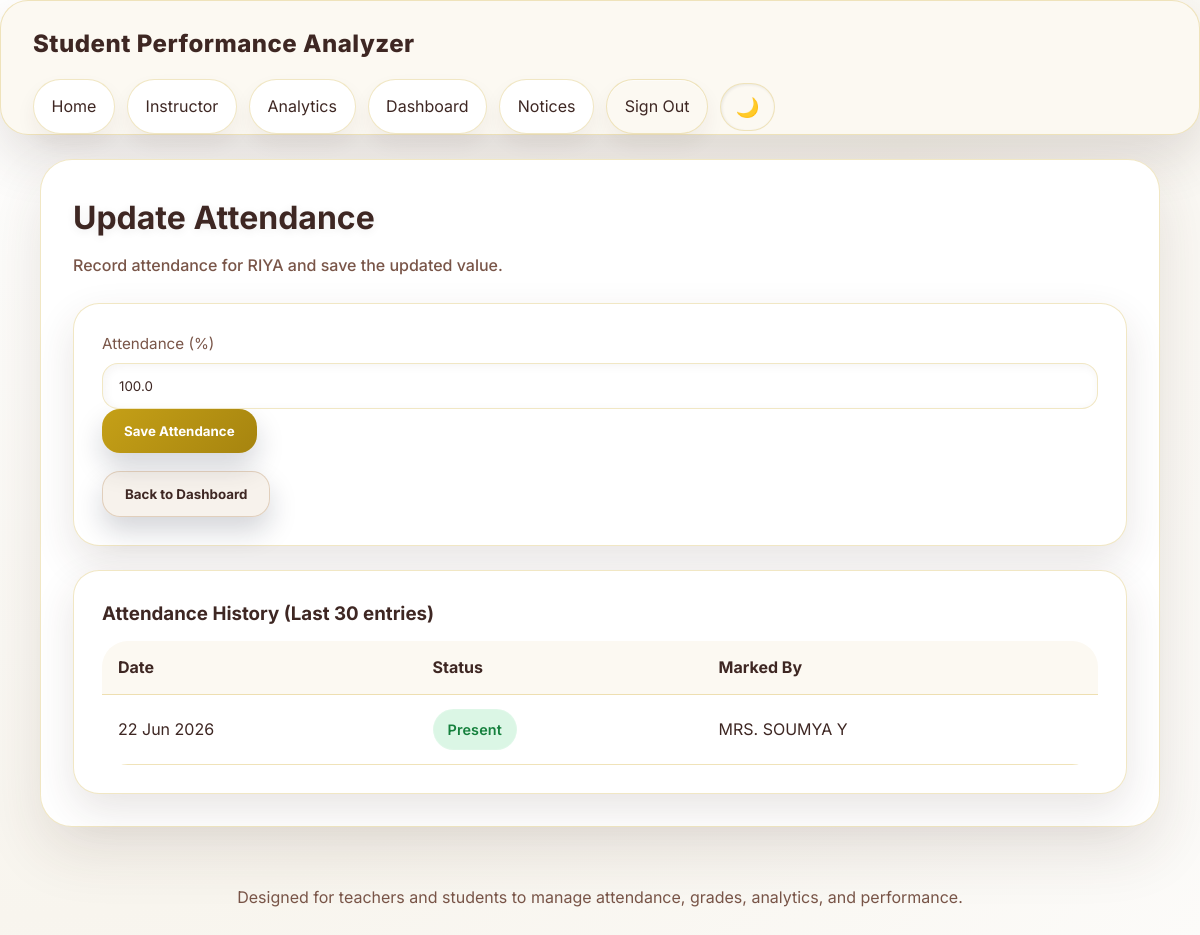
Page /update_attendance/1 (signed in) on the committed database.
### app.py (models this page shows, shortened)
class Student(db.Model):
    id = db.Column(db.Integer, primary_key=True)
    name = db.Column(db.String(100), nullable=False)
    usn = db.Column(db.String(20), unique=True, nullable=False)
    department = db.Column(db.String(50))
    middle_name = db.Column(db.String(100))
    last_name = db.Column(db.String(100))
    address = db.Column(db.String(255))
    dob = db.Column(db.String(20))
    parent_name = db.Column(db.String(150))
    parent_contact = db.Column(db.String(30))
    blood_group = db.Column(db.String(10))
    phone_number = db.Column(db.String(30))
    linkedin = db.Column(db.String(255))
    image_filename = db.Column(db.String(255))
    attendance = db.Column(db.Float, default=0.0)
    python = db.Column(db.Float, default=0.0)
    dbms = db.Column(db.Float, default=0.0)
    dsa = db.Column(db.Float, default=0.0)
    maths = db.Column(db.Float, default=0.0)
    fcn = db.Column(db.Float, default=0.0)
    email = db.Column(db.String(120))
    parent_email = db.Column(db.String(120))
    password_hash = db.Column(db.String(256))
    is_active = db.Column(db.Boolean, default=True)
    created_at = db.Column(db.DateTime, default=datetime.now)
    updated_at = db.Column(db.DateTime, default=datetime.now, onupdate=datetime.now)
    @hybrid_property
    def marks(self):
        return self.average_marks()

class AttendanceLog(db.Model):
    id = db.Column(db.Integer, primary_key=True)
    student_id = db.Column(db.Integer, db.ForeignKey('student.id'), nullable=False)
    date = db.Column(db.Date, nullable=False)
    status = db.Column(db.String(10), nullable=False, default='Present')  # Present, Absent, Late
    marked_by = db.Column(db.String(100))
    created_at = db.Column(db.DateTime, default=datetime.now)
    student = db.relationship('Student', backref='attendance_logs')

### app.py (the view, shortened to what this page needs)
@app.route('/update_attendance/<int:id>', methods=['GET', 'POST'])
@login_required(role='teacher')
def update_attendance(id):
    student_obj = Student.query.get_or_404(id)
    logs = AttendanceLog.query.filter_by(student_id=id).order_by(AttendanceLog.date.desc()).limit(30).all()
    return render_template('attendance.html', student=student_obj, logs=logs)

### app.py (called while the page is built)
def generate_csrf_token():
    if '_csrf_token' not in session:
        session['_csrf_token'] = secrets.token_hex(32)
    return session['_csrf_token']

@app.before_request
def csrf_protect():
    if request.method in ('POST', 'PUT', 'DELETE', 'PATCH'):
        if request.is_json:
            return
        token = session.get('_csrf_token', None)
        form_token = request.form.get('_csrf_token', None)
        if not token or token != form_token:
            abort(403)

@app.context_processor
def inject_csrf():
    return {'csrf_token': generate_csrf_token}

@app.before_request
def manage_session():
    session.permanent = True
    session.modified = True

def login_required(role=None):
    def decorator(f):
        @wraps(f)
        def wrapped(*args, **kwargs):
            if 'role' not in session:
                flash('Please log in to access that page.', 'warning')
                return redirect(url_for('home'))
            if role and session.get('role') != role:
                flash('Access denied.', 'danger')
                return redirect(url_for('home'))
            return f(*args, **kwargs)
        return wrapped
    return decorator

@app.context_processor
def inject_user():
    return {
        'user_role': session.get('role'),
        'student_id': session.get('student_id')
    }

### templates/attendance.html (shortened to what this page needs)
{% extends 'base.html' %}
{% block content %}
<div class="page-header">
    <h1 class="page-title">Update Attendance</h1>
    <p class="page-subtitle">Record attendance for {{ student.name }} and save the updated value.</p>
</div>
<div class="form-card">
    <form method="POST" action="{{ url_for('update_attendance', id=student.id) }}">
        <label for="attendance">Attendance (%)</label>
        <input type="number" id="attendance" step="0.01" min="0" max="100" name="attendance" value="{{ student.attendance }}" required>
        <button type="submit">Save Attendance</button>
    </form>
    <a href="{{ url_for('teacher_dashboard') }}"><button type="button" class="secondary">Back to Dashboard</button></a>
</div>
{% if logs %}
<div class="card" style="margin-top:24px;">
    <h3>Attendance History (Last 30 entries)</h3>
    <div class="table-card responsive-table" style="margin-top:12px;box-shadow:none;border:none;padding:0;">
        <table>
            <thead>
                <tr>
                    <th>Date</th>
                    <th>Status</th>
                    <th>Marked By</th>
                </tr>
            </thead>
            <tbody>
                {% for log in logs %}
                <tr>
                    <td>{{ log.date.strftime('%d %b %Y') }}</td>
                    <td>
                        <span class="badge {{ 'positive' if log.status == 'Present' else 'danger' if log.status == 'Absent' else '' }}">
                            {{ log.status }}
                        </span>
                    </td>
                    <td>{{ log.marked_by or 'N/A' }}</td>
                </tr>
                {% endfor %}
            </tbody>
        </table>
    </div>
</div>
{% endif %}
{% endblock %}

### static/style.css (style rules this page uses)
:root { --bg: #fcfbf9; --surface: #ffffff; --surface-strong: #ffffff; --surface-soft: #fcf9f2; --border: rgba(197, 160, 23, 0.25); --text: #3E2723; --muted: #795548; --accent: #C5A017; --accent-strong: #a6840f; --danger: #dc2626; --bg-gradient-from: #ffffff; --bg-gradient-to: #f8f5ee; }
* { box-sizing: border-box; margin: 0; padding: 0; font-family: 'Inter', 'Segoe UI', sans-serif; }
html, body { min-height: 100%; background: radial-gradient(circle at top left, var(--bg-gradient-from) 0%, var(--bg-gradient-to) 60%, var(--bg) 100%); color: var(--text); overflow-x: hidden; }
body { line-height: 1.6; background-attachment: fixed; }
a { color: inherit; text-decoration: none; }
.page-header { margin-bottom: 24px; }
.page-title { font-size: clamp(2rem, 2.4vw, 2.6rem); margin-bottom: 8px; color: var(--text); text-shadow: 0 2px 10px rgba(15, 23, 42, 0.08); }
.page-subtitle { color: var(--muted); max-width: 820px; line-height: 1.75; font-weight: 500; }
.form-card, .card, .table-card { background: var(--surface); border: 1px solid var(--border); border-radius: 26px; padding: 28px; backdrop-filter: blur(16px); box-shadow: 0 16px 40px rgba(62, 39, 35, 0.12); }
.form-card { display: grid; gap: 18px; }
input, select, textarea { width: 100%; padding: 14px 16px; border-radius: 16px; border: 1px solid var(--border); background: var(--surface-strong); color: var(--text); outline: none; box-shadow: inset 2px 2px 10px rgba(62, 39, 35, 0.05); backdrop-filter: blur(6px); }
label { display: block; color: var(--muted); margin-bottom: 6px; font-size: 0.95rem; }
button, .btn { cursor: pointer; border: none; border-radius: 18px; padding: 14px 22px; background: linear-gradient(135deg, var(--accent), var(--accent-strong)); color: #fff; font-weight: 700; transition: transform 0.18s ease, filter 0.18s ease, box-shadow 0.18s ease; box-shadow: 0 14px 28px rgba(15, 23, 42, 0.18); }
button.secondary, .btn.secondary { background: rgba(210, 180, 150, 0.18); color: var(--text); border: 1px solid rgba(197, 165, 130, 0.45); }
.table-card table { width: 100%; border-collapse: collapse; min-width: 680px; }
.table-card th, .table-card td { padding: 14px 16px; text-align: left; border-bottom: 1px solid rgba(212, 175, 55, 0.35); }
.table-card th { color: var(--text); font-weight: 700; background: var(--surface-soft); }
.table-card tbody tr:nth-child(odd) { background: transparent; }
.responsive-table { overflow-x: auto; }
.badge { padding: 8px 14px; border-radius: 999px; display: inline-flex; align-items: center; background: rgba(255, 255, 255, 0.08); color: var(--text); border: 1px solid rgba(255, 255, 255, 0.12); font-size: 0.9rem; letter-spacing: 0.01em; }
.badge.positive { background: rgba(34, 197, 94, 0.16); color: #15803d; font-weight: 600; }
.positive { background: rgba(220, 252, 231, 0.32); color: #15803d; font-weight: 600; }
.badge { padding: 8px 14px; border-radius: 999px; display: inline-flex; align-items: center; background: rgba(255,255,255,0.08); color: var(--text); }

### rows in the picture
Student: name "RIYA", attendance "100.0"
AttendanceLog: date "22 Jun 2026", status "Present", marked_by "MRS. SOUMYA Y"
